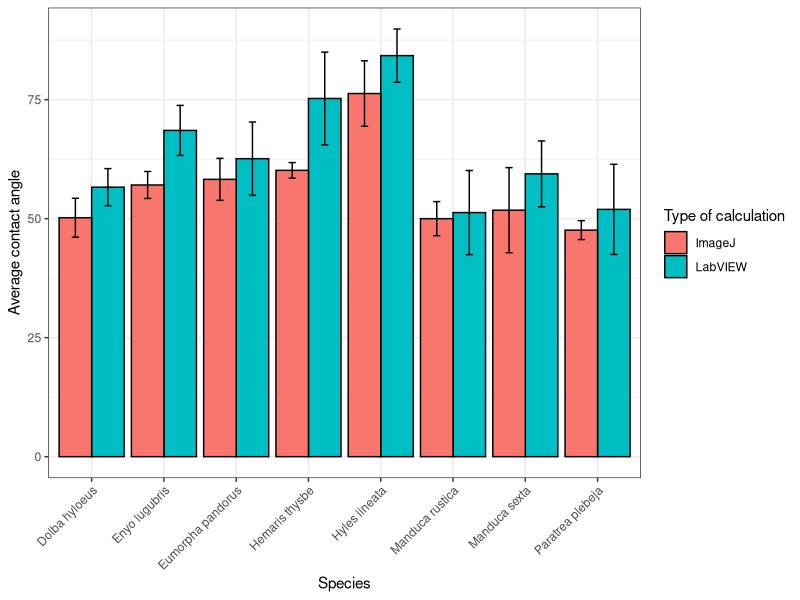
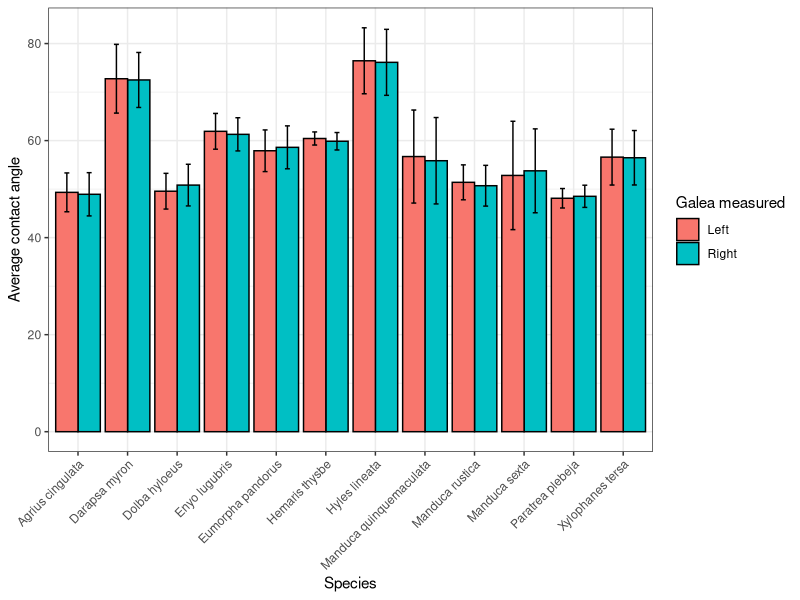

Reproduce these figures in R, in order.
require(ggplot2)
require(ggpubr)

labv = read.csv(file = "data/hawkmoth-labviewimagej.csv", h = T, sep = ';')

labv$species = gsub("_", " ", labv$species)

png(filename = "figures/labvimagej.png", res = 600, units = 'mm',
    h = 160, w = 220)
ggplot(labv, aes(x=as.factor(species), y=avg, fill=type)) +
  geom_bar(position=position_dodge(), stat="identity", colour='black') +
  geom_errorbar(aes(ymin=avg-sd, ymax=avg+sd), width=.2,position=position_dodge(.9)) +
  theme_bw() + xlab("Species") + ylab("Average contact angle") + 
  scale_fill_discrete(name = "Type of calculation", labels = c("ImageJ","LabVIEW")) +
  theme(axis.text.x = element_text(angle = 45, hjust = 1))
dev.off()


sides = read.csv(file = "data/hawkmoth-rightandleft.csv", h = T, sep = ';')

sides$species = gsub("_", " ", sides$species)

png(filename = "figures/rightandleft.png", res = 600, units = 'mm',
    h = 160, w = 260)
ggplot(sides, aes(x = as.factor(species), y = avg, fill = side)) +
  geom_bar(position=position_dodge(), stat="identity", colour='black') +
  geom_errorbar(aes(ymin=avg-sd, ymax=avg+sd), width=.2,position=position_dodge(.9)) +
  theme_bw() + xlab("Species") + ylab("Average contact angle") + 
  scale_fill_discrete(name = "Galea measured", labels = c("Left","Right")) +
  theme(axis.text.x = element_text(angle = 45, hjust = 1))
dev.off()
